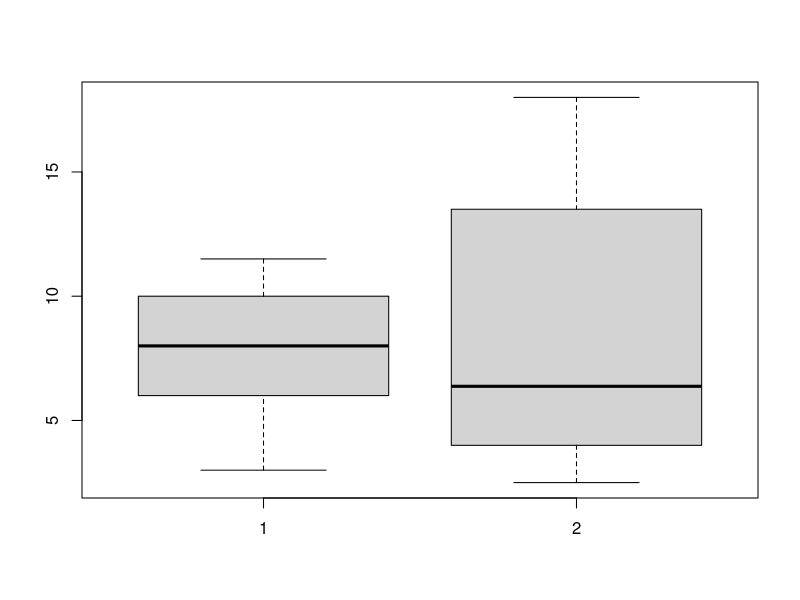

Reproduce this figure in R. (Note: this script raises an error after producing the figure.)
## ---- chunk 1
knitr::opts_chunk$set(echo = TRUE)
## ---- chunk 2
library("pwr") # powertests
library("ggplot2") # plotjes
library("dplyr") # data mutaties
library("tidyr") # data mutaties
library("zoo") # interpolatie
## ---- chunk 3

test_suiker <- read.csv("../analysis/data/data_gist_testsheet_suiker.csv")
test_zout <- read.csv("../analysis/data/data_gist_testsheet_zout.csv")
#head(test_suiker)
#head(test_zout)
boxplot(test_suiker$productie_co2 , test_zout$productie_co2)
## ---- chunk 4
#suiker
gem_output_s <- mean(test_suiker$CO...ml.)
deviatie_s <- sd(test_suiker$CO...ml.)
sample_count_s <- length(test_suiker$CO...ml.)
hist(test_suiker$CO...ml.)
curve(dnorm(x, mean = gem_output_s, sd = deviatie_s)*max(test_suiker$CO...ml.),  add = T)

#zout
gem_output_z <- mean(test_zout$CO...ml.)
deviatie_z <- sd(test_zout$CO...ml.)
sample_count_z <- length(test_zout$CO...ml.)
hist(test_zout$CO...ml.)
curve(dnorm(x,mean = gem_output_z, sd = deviatie_z)*max(test_zout$CO...ml.), add = T)

## ---- chunk 5
# suiker
BI_S <- gem_output_s + qt(c(0.025, 0.975),sample_count_s-1)* deviatie_s/sqrt(sample_count_s)
# zout
BI_Z <- gem_output_z + qt(c(0.025, 0.975),sample_count_z-1)* deviatie_z/sqrt(sample_count_z)
cat(BI_S,"betrouwbaarheids interval suiker    ",BI_Z,"Betrouwbaarheids interval zout")
## ---- chunk 6
# suiker
t.test(test_suiker$CO...ml. , mu = 0,  alternative = "two.sided")
# zout
t.test(test_zout$CO...ml. , mu = 0,  alternative = "two.sided")
# dubbele t test
t.test(test_suiker$CO...ml. ,mu = 0 ,test_zout$CO...ml. , alternative = "two.sided")
## ---- chunk 7
# suiker
fout_in_gem_s <- deviatie_s/sqrt(gem_output_s)
# zout
fout_in_gem_z <- deviatie_z/sqrt(gem_output_z)

cat(fout_in_gem_s,"dit is de fout in het gemmidelde bij suiker","       ",fout_in_gem_z,"dit is de fout in het gemiddelde bij zout")
## ---- chunk 8
#suiker
t_waarde_s <- t.test(test_suiker$CO...ml. , mu = 6, alternative = "two.sided")
t_s <- t_waarde_s$statisti
d_s <- t_s / sqrt(sample_count_s)
cat(d_s,"d waarde suiker")
# zout
t_waarde_z <- t.test(test_zout$CO...ml. , mu = 6, alternative = "two.sided")
t_z <- t_waarde_z$statisti
d_z <- t_z / sqrt(sample_count_z)
cat("     ",d_z,"d waarde zout")

## ---- chunk 9
# suiker
pwr.t.test(d= d_s, sig.level = 0.05,power = 0.8, type = "one.sample", alternative = "two.sided")
# zout
pwr.t.test(d= d_z, sig.level = 0.05,power = 0.8, type = "one.sample", alternative = "two.sided")
## ---- chunk 10
suiker_data_ruw <- read.csv("../raw_data/data_gist_suiker.csv")
head(suiker_data_ruw)
## ---- chunk 11
suiker_data <- suiker_data_ruw %>%
    select(c(Exp.ID = experiment_id, 
             Meeting.nmr = meting_id, 
             prdc = relatieve_productie))
head(suiker_data)
## ---- chunk 12
zout_data_ruw <- read.csv("../raw_data/data_gist_zout.csv")
head(zout_data_ruw)
## ---- chunk 13
zout_data <- zout_data_ruw %>%
    select(c(Exp.ID = experiment_id, 
             Meeting.nmr = meting_id, 
             prdc = relatieve_productie))
head(zout_data)
## ---- chunk 14
(suiker_mean_data <- suiker_data %>% group_by(Exp.ID) %>%
    summarise(mean_s = mean(prdc)))
## ---- chunk 15
(zout_mean_data <- zout_data %>% group_by(Exp.ID) %>%
     summarise(mean_z = mean(prdc)))
## ---- chunk 16
hist(suiker_data$prdc, breaks = 10)
## ---- chunk 17
hist(zout_data$prdc, breaks = 10)
## ---- chunk 18
suiker_data <- suiker_data %>% mutate(groep = case_match(Exp.ID,
                                          c("S1","Sd1") ~ "Es1",
                                          c("S2","Sd2") ~ "Es2",
                                            c("S3","Sd3") ~ "Es3"))
head(suiker_data)
## ---- chunk 19
zout_data <- zout_data %>% mutate(groep = case_match(Exp.ID,
                                          c("Z1","Zd1") ~ "Ez1",
                                          c("Z2","Zd2") ~ "Ez2",
                                            c("Z3","Zd3") ~ "Ez3"))
head(zout_data)
## ---- chunk 20
# getallen kleiner dan nul veranderen in NA vanwege meetfout
suiker_data <- suiker_data %>% mutate(prdc = if_else(prdc < 0, NA, prdc))
# 0 naar 0.000001 voor log test later
suiker_data <- suiker_data %>% mutate(prdc = if_else(prdc == 0, 0.000001, prdc))
# zoo::na.approx veranderd de na's naar een gemiddeld getal op linaire 
suiker_data <- suiker_data %>% mutate(prdc = (zoo::na.approx(prdc)))
head(suiker_data)
## ---- chunk 21
(gem_suiker_p_g <- suiker_data %>% group_by(groep) %>% summarise(mean(prdc)))
## ---- chunk 22
(devi_suiker_p_g <- suiker_data %>% group_by(groep) %>% summarise(sd(prdc)))
## ---- chunk 23
(sample_size_suiker_p_g <- suiker_data %>% group_by(groep) %>% summarise(length(prdc)))
## ---- chunk 24
# getallen kleiner dan nul veranderen in NA vanwege meetfout
zout_data <- zout_data %>% mutate(prdc = if_else(prdc < 0, NA, prdc))
# 0 naar 0.000001 voor log test later
zout_data <- zout_data %>% mutate(prdc = if_else(prdc == 0, 0.000001, prdc))
# zoo::na.approx veranderd de na's naar een gemiddeld getal op linaire 
zout_data <- zout_data %>% mutate(prdc = (zoo::na.approx(prdc)))
head(zout_data)
## ---- chunk 25
(gem_zout_p_g <- zout_data %>% group_by(groep) %>% summarise(mean(prdc)))
## ---- chunk 26
(devi_zout_p_g <- zout_data %>% group_by(groep) %>% summarise(sd(prdc)))
## ---- chunk 27
(sample_size_zout_p_g <- zout_data %>% group_by(groep) %>% summarise(length(prdc)))
## ---- chunk 28
gem_totaal_suiker <- mean(suiker_data$prdc)
divi_totaal_suiker <- sd(suiker_data$prdc)
samples_totaal_suiker <-length(suiker_data$prdc)
BI_totaal_suiker <- gem_totaal_suiker + qt(c(0.025, 0.975), samples_totaal_suiker-1)* divi_totaal_suiker/sqrt(samples_totaal_suiker)
cat(BI_totaal_suiker,"Betrouwbaarheids interval totaal")
## ---- chunk 29
# BI exp 1
Es1_BI <- gem_suiker_p_g$`mean(prdc)`[1] + qt(c(0.025, 0.975), sample_size_suiker_p_g$`length(prdc)`[1])*devi_suiker_p_g$`sd(prdc)`[1] / sqrt(sample_size_suiker_p_g$`length(prdc)`[1])

# BI exp 2 
Es2_BI <- gem_suiker_p_g$`mean(prdc)`[2] + qt(c(0.025, 0.975), sample_size_suiker_p_g$`length(prdc)`[2])*devi_suiker_p_g$`sd(prdc)`[2] / sqrt(sample_size_suiker_p_g$`length(prdc)`[2])

#BI exp 3
Es3_BI <- gem_suiker_p_g$`mean(prdc)`[3] + qt(c(0.025, 0.975), sample_size_suiker_p_g$`length(prdc)`[3])*devi_suiker_p_g$`sd(prdc)`[3] / sqrt(sample_size_suiker_p_g$`length(prdc)`[3])

cat(Es1_BI,"Betrouwbaarheids interval experiment 1\n",Es2_BI,"Betrouwbaarheids interval experiment 2\n",Es3_BI,"Betrouwaarheids interval experiment 3\n")
## ---- chunk 30
gem_totaal_zout <- mean(suiker_data$prdc)
divi_totaal_zout <- sd(suiker_data$prdc)
samples_totaal_zout <-length(suiker_data$prdc)
BI_totaal_zout <- gem_totaal_zout + qt(c(0.025, 0.975), samples_totaal_zout-1)* divi_totaal_zout/sqrt(samples_totaal_zout)
cat(BI_totaal_zout,"Betrouwbaarheids interval totaal")
## ---- chunk 31
# BI exp 1
Ez1_BI <- gem_zout_p_g$`mean(prdc)`[1] + qt(c(0.025, 0.975), sample_size_zout_p_g$`length(prdc)`[1])*devi_zout_p_g$`sd(prdc)`[1] / sqrt(sample_size_zout_p_g$`length(prdc)`[1])

# BI exp 2 
Ez2_BI <- gem_zout_p_g$`mean(prdc)`[2] + qt(c(0.025, 0.975), sample_size_suiker_p_g$`length(prdc)`[2])*devi_suiker_p_g$`sd(prdc)`[2] / sqrt(sample_size_suiker_p_g$`length(prdc)`[2])

#BI exp 3
Ez3_BI <- gem_zout_p_g$`mean(prdc)`[3] + qt(c(0.025, 0.975), sample_size_zout_p_g$`length(prdc)`[3])*devi_zout_p_g$`sd(prdc)`[3] / sqrt(sample_size_zout_p_g$`length(prdc)`[3])
cat(Ez1_BI,"Betrouwbaarheids interval experiment 1\n",Ez2_BI,"Betrouwbaarheids interval experiment 2\n",Ez3_BI,"Betrouwaarheids interval experiment 3\n")

## ---- chunk 32
pairwise.t.test(suiker_data$prdc, suiker_data$groep, p.adjust.method = "none", pool.sd = T)
## ---- chunk 33
pairwise.t.test(zout_data$prdc, zout_data$groep, p.adjust.method = "none", pool.sd = T)
## ---- chunk 34
# suiker_anova <- aov(prdc ~ groep, data = suiker_data)
suiker_anova <- aov(log(prdc) ~ groep, data = suiker_data)
# mailen hoe fix -inf en nans
(suiker_aov_analyse <- summary(suiker_anova))
## ---- chunk 35
zout_anova <- aov(log(prdc) ~ groep, data = zout_data)
(zout_aov_analyse <- summary(zout_anova))
## ---- chunk 36
suiker_SS.A <- suiker_aov_analyse[[1]]$`Sum Sq`[1]
suiker_SS.tot <- sum(suiker_aov_analyse[[1]]$`Sum Sq`)
(suiker_eta2 <- suiker_SS.A/suiker_SS.tot)
## ---- chunk 37
(sqrt(suiker_eta2/(1-suiker_eta2)))
## ---- chunk 38
zout_SS.A <- zout_aov_analyse[[1]]$`Sum Sq`[1]
zout_SS.tot <- sum(zout_aov_analyse[[1]]$`Sum Sq`)
(zout_eta2 <- zout_SS.A/zout_SS.tot)
## ---- chunk 39
(sqrt(zout_eta2/(1-zout_eta2)))
## ---- chunk 40
aantal_suiker_groepen <- 3
aantal_suiker_metingen <- 11
alpha <- 0.05
test <- sqrt(suiker_eta2/(1 - suiker_eta2))
pwr.anova.test(k =  aantal_suiker_groepen, f= test,n = aantal_suiker_metingen, sig.level = alpha)
## ---- chunk 41
aantal_zout_groepen <- 3
aantal_zout_metingen <- 11
alpha <- 0.05
test <- sqrt(zout_eta2/(1 - zout_eta2))
pwr.anova.test(k =  aantal_suiker_groepen, f= test,n = aantal_suiker_metingen, sig.level = alpha,)
## ---- chunk 42
kruskal.test(prdc~ groep, data = suiker_data)
## ---- chunk 43
kruskal.test(prdc ~ groep, data = zout_data)
## ---- chunk 44
